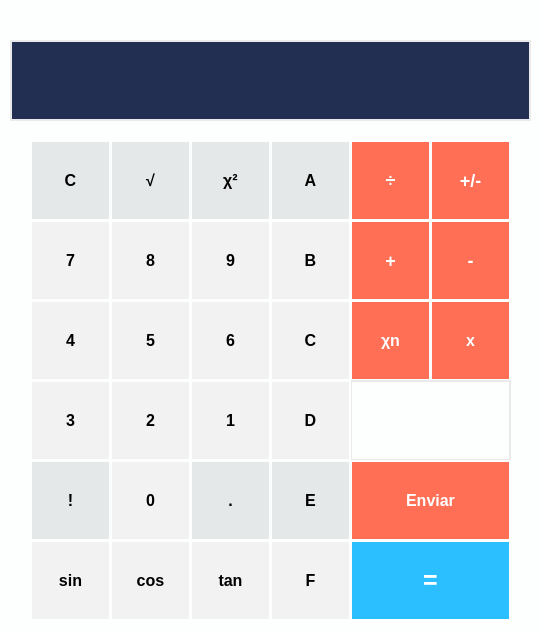
<?xml version="1.0" encoding="UTF-8"?>
<ui version="4.0">
 <class>MainWindow</class>
 <widget class="QMainWindow" name="MainWindow">
  <property name="geometry">
   <rect>
    <x>0</x>
    <y>0</y>
    <width>540</width>
    <height>632</height>
   </rect>
  </property>
  <property name="windowTitle">
   <string>MainWindow</string>
  </property>
  <property name="styleSheet">
   <string notr="true">QMainWindow{
background:#FDFEFE   ;
}</string>
  </property>
  <widget class="QWidget" name="centralWidget">
   <widget class="QLabel" name="label">
    <property name="geometry">
     <rect>
      <x>10</x>
      <y>40</y>
      <width>521</width>
      <height>81</height>
     </rect>
    </property>
    <property name="font">
     <font>
      <pointsize>-1</pointsize>
      <weight>75</weight>
      <bold>true</bold>
     </font>
    </property>
    <property name="styleSheet">
     <string notr="true">QLabel {
  qproperty-alignment: 'AlignVCenter | AlignRight';
  border: 2px solid #EAEAEA;
background: #232F52;
font-size: 30px;
font-weight:bold;
color: rgba(244,246,252,98);
}




</string>
    </property>
    <property name="text">
     <string/>
    </property>
   </widget>
   <widget class="QPushButton" name="pushButton_potenciax">
    <property name="geometry">
     <rect>
      <x>350</x>
      <y>300</y>
      <width>81</width>
      <height>81</height>
     </rect>
    </property>
    <property name="font">
     <font>
      <pointsize>-1</pointsize>
      <weight>75</weight>
      <bold>true</bold>
     </font>
    </property>
    <property name="styleSheet">
     <string notr="true">QPushButton {

  color: white; 
  border: 2px solid  #FDFEFE ;
background: #FF6F56;
font-weight:bold;
font-size:16px;
}

QPushButton:pressed {
    background-color: qlineargradient(x1: 0, y1: 0, x2: 0, y2: 1,
                                      stop: 1 #F94B39);
}
</string>
    </property>
    <property name="text">
     <string>χn</string>
    </property>
   </widget>
   <widget class="QPushButton" name="pushButton_raiz">
    <property name="geometry">
     <rect>
      <x>110</x>
      <y>140</y>
      <width>81</width>
      <height>81</height>
     </rect>
    </property>
    <property name="font">
     <font>
      <pointsize>-1</pointsize>
      <weight>75</weight>
      <bold>true</bold>
     </font>
    </property>
    <property name="styleSheet">
     <string notr="true">QPushButton {
  background:#E5E8E8  ;
  border: 2px solid #FDFEFE ;
font-weight:bold;
font-size:16px;
}
QPushButton:pressed {
    background-color: qlineargradient(x1: 0, y1: 0, x2: 0, y2: 1,
                                       stop: 1 #D7D7D7);
}</string>
    </property>
    <property name="text">
     <string>√</string>
    </property>
   </widget>
   <widget class="QPushButton" name="pushButton_potencia">
    <property name="geometry">
     <rect>
      <x>190</x>
      <y>140</y>
      <width>81</width>
      <height>81</height>
     </rect>
    </property>
    <property name="font">
     <font>
      <pointsize>-1</pointsize>
      <weight>75</weight>
      <bold>true</bold>
     </font>
    </property>
    <property name="styleSheet">
     <string notr="true">QPushButton {
  background:#E5E8E8  ;
  border: 2px solid #FDFEFE ;
font-weight:bold;
font-size:16px;
}
QPushButton:pressed {
    background-color: qlineargradient(x1: 0, y1: 0, x2: 0, y2: 1,
                                       stop: 1 #D7D7D7);
}</string>
    </property>
    <property name="text">
     <string>χ²</string>
    </property>
   </widget>
   <widget class="QPushButton" name="pushButton_divi">
    <property name="geometry">
     <rect>
      <x>350</x>
      <y>140</y>
      <width>81</width>
      <height>81</height>
     </rect>
    </property>
    <property name="font">
     <font>
      <pointsize>-1</pointsize>
      <weight>75</weight>
      <bold>true</bold>
     </font>
    </property>
    <property name="styleSheet">
     <string notr="true">QPushButton {

  color: white; 
  border: 2px solid  #FDFEFE ;
background: #FF6F56;
font-weight:bold;
font-size:18px;
}

QPushButton:pressed {
    background-color: qlineargradient(x1: 0, y1: 0, x2: 0, y2: 1,
                                      stop: 1 #F94B39);
}
</string>
    </property>
    <property name="text">
     <string>÷</string>
    </property>
   </widget>
   <widget class="QPushButton" name="pushButton_multi">
    <property name="geometry">
     <rect>
      <x>430</x>
      <y>300</y>
      <width>81</width>
      <height>81</height>
     </rect>
    </property>
    <property name="font">
     <font>
      <pointsize>-1</pointsize>
      <weight>75</weight>
      <bold>true</bold>
     </font>
    </property>
    <property name="styleSheet">
     <string notr="true">QPushButton {

  color: white; 
  border: 2px solid  #FDFEFE ;
background: #FF6F56;
font-weight:bold;
font-size:16px;
}

QPushButton:pressed {
    background-color: qlineargradient(x1: 0, y1: 0, x2: 0, y2: 1,
                                      stop: 1 #F94B39);
}
</string>
    </property>
    <property name="text">
     <string>x</string>
    </property>
   </widget>
   <widget class="QPushButton" name="pushButton_1">
    <property name="geometry">
     <rect>
      <x>190</x>
      <y>380</y>
      <width>81</width>
      <height>81</height>
     </rect>
    </property>
    <property name="font">
     <font>
      <pointsize>-1</pointsize>
      <weight>75</weight>
      <bold>true</bold>
     </font>
    </property>
    <property name="styleSheet">
     <string notr="true">QPushButton {
   border: 2px solid #FDFEFE ;
background: #F2F2F2  ;
font-weight:bold;
font-size:16px;
}


QPushButton:pressed {
    background-color: qlineargradient(x1: 0, y1: 0, x2: 0, y2: 1,
                                    stop: 1 #D7D7D7    );
}

</string>
    </property>
    <property name="text">
     <string>1</string>
    </property>
   </widget>
   <widget class="QPushButton" name="pushButton_2">
    <property name="geometry">
     <rect>
      <x>110</x>
      <y>380</y>
      <width>81</width>
      <height>81</height>
     </rect>
    </property>
    <property name="font">
     <font>
      <pointsize>-1</pointsize>
      <weight>75</weight>
      <bold>true</bold>
     </font>
    </property>
    <property name="styleSheet">
     <string notr="true">QPushButton {
   border: 2px solid #FDFEFE ;
background: #F2F2F2  ;
font-weight:bold;
font-size:16px;
}


QPushButton:pressed {
    background-color: qlineargradient(x1: 0, y1: 0, x2: 0, y2: 1,
                                    stop: 1 #D7D7D7    );
}

</string>
    </property>
    <property name="text">
     <string>2</string>
    </property>
   </widget>
   <widget class="QPushButton" name="pushButton_3">
    <property name="geometry">
     <rect>
      <x>30</x>
      <y>380</y>
      <width>81</width>
      <height>81</height>
     </rect>
    </property>
    <property name="font">
     <font>
      <pointsize>-1</pointsize>
      <weight>75</weight>
      <bold>true</bold>
     </font>
    </property>
    <property name="styleSheet">
     <string notr="true">QPushButton {
   border: 2px solid #FDFEFE ;
background: #F2F2F2  ;
font-weight:bold;
font-size:16px;
}


QPushButton:pressed {
    background-color: qlineargradient(x1: 0, y1: 0, x2: 0, y2: 1,
                                    stop: 1 #D7D7D7    );
}

</string>
    </property>
    <property name="text">
     <string>3</string>
    </property>
   </widget>
   <widget class="QPushButton" name="pushButton_resta">
    <property name="geometry">
     <rect>
      <x>430</x>
      <y>220</y>
      <width>81</width>
      <height>81</height>
     </rect>
    </property>
    <property name="font">
     <font>
      <pointsize>-1</pointsize>
      <weight>75</weight>
      <bold>true</bold>
     </font>
    </property>
    <property name="styleSheet">
     <string notr="true">QPushButton {

  color: white; 
  border: 2px solid  #FDFEFE ;
background: #FF6F56;
font-weight:bold;
font-size:18px;
}

QPushButton:pressed {
    background-color: qlineargradient(x1: 0, y1: 0, x2: 0, y2: 1,
                                      stop: 1 #F94B39);
}
</string>
    </property>
    <property name="text">
     <string>-</string>
    </property>
   </widget>
   <widget class="QPushButton" name="pushButton_4">
    <property name="geometry">
     <rect>
      <x>30</x>
      <y>300</y>
      <width>81</width>
      <height>81</height>
     </rect>
    </property>
    <property name="font">
     <font>
      <pointsize>-1</pointsize>
      <weight>75</weight>
      <bold>true</bold>
     </font>
    </property>
    <property name="styleSheet">
     <string notr="true">QPushButton {
   border: 2px solid #FDFEFE ;
background: #F2F2F2  ;
font-weight:bold;
font-size:16px;
}


QPushButton:pressed {
    background-color: qlineargradient(x1: 0, y1: 0, x2: 0, y2: 1,
                                    stop: 1 #D7D7D7    );
}

</string>
    </property>
    <property name="text">
     <string>4</string>
    </property>
   </widget>
   <widget class="QPushButton" name="pushButton_5">
    <property name="geometry">
     <rect>
      <x>110</x>
      <y>300</y>
      <width>81</width>
      <height>81</height>
     </rect>
    </property>
    <property name="font">
     <font>
      <pointsize>-1</pointsize>
      <weight>75</weight>
      <bold>true</bold>
     </font>
    </property>
    <property name="styleSheet">
     <string notr="true">QPushButton {
   border: 2px solid #FDFEFE ;
background: #F2F2F2  ;
font-weight:bold;
font-size:16px;
}


QPushButton:pressed {
    background-color: qlineargradient(x1: 0, y1: 0, x2: 0, y2: 1,
                                    stop: 1 #D7D7D7    );
}

</string>
    </property>
    <property name="text">
     <string>5</string>
    </property>
   </widget>
   <widget class="QPushButton" name="pushButton_6">
    <property name="geometry">
     <rect>
      <x>190</x>
      <y>300</y>
      <width>81</width>
      <height>81</height>
     </rect>
    </property>
    <property name="font">
     <font>
      <pointsize>-1</pointsize>
      <weight>75</weight>
      <bold>true</bold>
     </font>
    </property>
    <property name="styleSheet">
     <string notr="true">QPushButton {
   border: 2px solid #FDFEFE ;
background: #F2F2F2  ;
font-weight:bold;
font-size:16px;
}


QPushButton:pressed {
    background-color: qlineargradient(x1: 0, y1: 0, x2: 0, y2: 1,
                                    stop: 1 #D7D7D7    );
}

</string>
    </property>
    <property name="text">
     <string>6</string>
    </property>
   </widget>
   <widget class="QPushButton" name="pushButton_suma">
    <property name="geometry">
     <rect>
      <x>350</x>
      <y>220</y>
      <width>81</width>
      <height>81</height>
     </rect>
    </property>
    <property name="font">
     <font>
      <pointsize>-1</pointsize>
      <weight>75</weight>
      <bold>true</bold>
     </font>
    </property>
    <property name="styleSheet">
     <string notr="true">QPushButton {

  color: white; 
  border: 2px solid  #FDFEFE ;
background: #FF6F56;
font-weight:bold;
font-size:18px;
}

QPushButton:pressed {
    background-color: qlineargradient(x1: 0, y1: 0, x2: 0, y2: 1,
                                      stop: 1 #F94B39);
}
</string>
    </property>
    <property name="text">
     <string>+</string>
    </property>
   </widget>
   <widget class="QPushButton" name="pushButton_7">
    <property name="geometry">
     <rect>
      <x>30</x>
      <y>220</y>
      <width>81</width>
      <height>81</height>
     </rect>
    </property>
    <property name="font">
     <font>
      <pointsize>-1</pointsize>
      <weight>75</weight>
      <bold>true</bold>
     </font>
    </property>
    <property name="styleSheet">
     <string notr="true">QPushButton {
   border: 2px solid #FDFEFE ;
background: #F2F2F2  ;
font-weight:bold;
font-size:16px;
}


QPushButton:pressed {
    background-color: qlineargradient(x1: 0, y1: 0, x2: 0, y2: 1,
                                    stop: 1 #D7D7D7    );
}

</string>
    </property>
    <property name="text">
     <string>7</string>
    </property>
   </widget>
   <widget class="QPushButton" name="pushButton_8">
    <property name="geometry">
     <rect>
      <x>110</x>
      <y>220</y>
      <width>81</width>
      <height>81</height>
     </rect>
    </property>
    <property name="font">
     <font>
      <pointsize>-1</pointsize>
      <weight>75</weight>
      <bold>true</bold>
     </font>
    </property>
    <property name="styleSheet">
     <string notr="true">QPushButton {
   border: 2px solid #FDFEFE ;
background: #F2F2F2  ;
font-weight:bold;
font-size:16px;
}


QPushButton:pressed {
    background-color: qlineargradient(x1: 0, y1: 0, x2: 0, y2: 1,
                                    stop: 1 #D7D7D7    );
}

</string>
    </property>
    <property name="text">
     <string>8</string>
    </property>
   </widget>
   <widget class="QPushButton" name="pushButton_9">
    <property name="geometry">
     <rect>
      <x>190</x>
      <y>220</y>
      <width>81</width>
      <height>81</height>
     </rect>
    </property>
    <property name="font">
     <font>
      <pointsize>-1</pointsize>
      <weight>75</weight>
      <bold>true</bold>
     </font>
    </property>
    <property name="styleSheet">
     <string notr="true">QPushButton {
   border: 2px solid #FDFEFE ;
background: #F2F2F2  ;
font-weight:bold;
font-size:16px;
}


QPushButton:pressed {
    background-color: qlineargradient(x1: 0, y1: 0, x2: 0, y2: 1,
                                    stop: 1 #D7D7D7    );
}

</string>
    </property>
    <property name="text">
     <string>9</string>
    </property>
   </widget>
   <widget class="QPushButton" name="pushButton_igual">
    <property name="geometry">
     <rect>
      <x>350</x>
      <y>540</y>
      <width>161</width>
      <height>81</height>
     </rect>
    </property>
    <property name="font">
     <font>
      <pointsize>-1</pointsize>
      <weight>75</weight>
      <bold>true</bold>
     </font>
    </property>
    <property name="styleSheet">
     <string notr="true">QPushButton {

  color: white; 
  border: 2px solid  #FDFEFE ;
background: #2CBFFF;
font-size:25px;
font-weight:bold;
;
}

QPushButton:pressed {
    background-color: qlineargradient(x1: 0, y1: 0, x2: 0, y2: 1,
                                      stop: 1 #1AA6DF   );
}
</string>
    </property>
    <property name="text">
     <string>=</string>
    </property>
   </widget>
   <widget class="QPushButton" name="pushButton_facto">
    <property name="geometry">
     <rect>
      <x>30</x>
      <y>460</y>
      <width>81</width>
      <height>81</height>
     </rect>
    </property>
    <property name="font">
     <font>
      <pointsize>-1</pointsize>
      <weight>75</weight>
      <bold>true</bold>
     </font>
    </property>
    <property name="styleSheet">
     <string notr="true">QPushButton {
  background:#E5E8E8  ;
  border: 2px solid #FDFEFE ;
font-weight:bold;
font-size:16px;
}
QPushButton:pressed {
    background-color: qlineargradient(x1: 0, y1: 0, x2: 0, y2: 1,
                                       stop: 1 #D7D7D7);
}</string>
    </property>
    <property name="text">
     <string>!</string>
    </property>
   </widget>
   <widget class="QPushButton" name="pushButton_0">
    <property name="geometry">
     <rect>
      <x>110</x>
      <y>460</y>
      <width>81</width>
      <height>81</height>
     </rect>
    </property>
    <property name="font">
     <font>
      <pointsize>-1</pointsize>
      <weight>75</weight>
      <bold>true</bold>
     </font>
    </property>
    <property name="styleSheet">
     <string notr="true">QPushButton {
   border: 2px solid #FDFEFE ;
background: #F2F2F2  ;
font-weight:bold;
font-size:16px;
}


QPushButton:pressed {
    background-color: qlineargradient(x1: 0, y1: 0, x2: 0, y2: 1,
                                    stop: 1 #D7D7D7    );
}

</string>
    </property>
    <property name="text">
     <string>0</string>
    </property>
   </widget>
   <widget class="QPushButton" name="pushButton_decimal">
    <property name="geometry">
     <rect>
      <x>190</x>
      <y>460</y>
      <width>81</width>
      <height>81</height>
     </rect>
    </property>
    <property name="font">
     <font>
      <pointsize>-1</pointsize>
      <weight>75</weight>
      <bold>true</bold>
     </font>
    </property>
    <property name="styleSheet">
     <string notr="true">QPushButton {
  background:#E5E8E8  ;
  border: 2px solid #FDFEFE ;
font-weight:bold;
font-size:16px;
}
QPushButton:pressed {
    background-color: qlineargradient(x1: 0, y1: 0, x2: 0, y2: 1,
                                       stop: 1 #D7D7D7);
}</string>
    </property>
    <property name="text">
     <string>.</string>
    </property>
   </widget>
   <widget class="QPushButton" name="pushButton_sen">
    <property name="geometry">
     <rect>
      <x>30</x>
      <y>540</y>
      <width>81</width>
      <height>81</height>
     </rect>
    </property>
    <property name="font">
     <font>
      <pointsize>-1</pointsize>
      <weight>75</weight>
      <bold>true</bold>
     </font>
    </property>
    <property name="styleSheet">
     <string notr="true">QPushButton {
   border: 2px solid #FDFEFE ;
background: #F2F2F2  ;
font-weight:bold;
font-size:16px;
}


QPushButton:pressed {
    background-color: qlineargradient(x1: 0, y1: 0, x2: 0, y2: 1,
                                    stop: 1 #D7D7D7    );
}

</string>
    </property>
    <property name="text">
     <string>sin</string>
    </property>
   </widget>
   <widget class="QPushButton" name="pushButton_cos">
    <property name="geometry">
     <rect>
      <x>110</x>
      <y>540</y>
      <width>81</width>
      <height>81</height>
     </rect>
    </property>
    <property name="font">
     <font>
      <pointsize>-1</pointsize>
      <weight>75</weight>
      <bold>true</bold>
     </font>
    </property>
    <property name="styleSheet">
     <string notr="true">QPushButton {
   border: 2px solid #FDFEFE ;
background: #F2F2F2  ;
font-weight:bold;
font-size:16px;
}


QPushButton:pressed {
    background-color: qlineargradient(x1: 0, y1: 0, x2: 0, y2: 1,
                                    stop: 1 #D7D7D7    );
}

</string>
    </property>
    <property name="text">
     <string>cos</string>
    </property>
   </widget>
   <widget class="QPushButton" name="pushButton_tan">
    <property name="geometry">
     <rect>
      <x>190</x>
      <y>540</y>
      <width>81</width>
      <height>81</height>
     </rect>
    </property>
    <property name="font">
     <font>
      <pointsize>-1</pointsize>
      <weight>75</weight>
      <bold>true</bold>
     </font>
    </property>
    <property name="styleSheet">
     <string notr="true">QPushButton {
   border: 2px solid #FDFEFE ;
background: #F2F2F2  ;
font-weight:bold;
font-size:16px;
}


QPushButton:pressed {
    background-color: qlineargradient(x1: 0, y1: 0, x2: 0, y2: 1,
                                    stop: 1 #D7D7D7    );
}

</string>
    </property>
    <property name="text">
     <string>tan</string>
    </property>
   </widget>
   <widget class="QPushButton" name="pushButton_borrar">
    <property name="geometry">
     <rect>
      <x>30</x>
      <y>140</y>
      <width>81</width>
      <height>81</height>
     </rect>
    </property>
    <property name="font">
     <font>
      <pointsize>-1</pointsize>
      <weight>75</weight>
      <bold>true</bold>
     </font>
    </property>
    <property name="styleSheet">
     <string notr="true">QPushButton {
  background:#E5E8E8  ;
  border: 2px solid #FDFEFE ;
font-weight:bold;
font-size:16px;
}
QPushButton:pressed {
    background-color: qlineargradient(x1: 0, y1: 0, x2: 0, y2: 1,
                                       stop: 1 #D7D7D7);
}</string>
    </property>
    <property name="text">
     <string>C</string>
    </property>
   </widget>
   <widget class="QPushButton" name="pushButton_masmenos">
    <property name="geometry">
     <rect>
      <x>430</x>
      <y>140</y>
      <width>81</width>
      <height>81</height>
     </rect>
    </property>
    <property name="font">
     <font>
      <pointsize>-1</pointsize>
      <weight>75</weight>
      <bold>true</bold>
     </font>
    </property>
    <property name="styleSheet">
     <string notr="true">QPushButton {

  color: white; 
  border: 2px solid  #FDFEFE ;
background: #FF6F56;
font-weight:bold;
font-size:18px;
}

QPushButton:pressed {
    background-color: qlineargradient(x1: 0, y1: 0, x2: 0, y2: 1,
                                      stop: 1 #F94B39);
}
</string>
    </property>
    <property name="text">
     <string>+/-</string>
    </property>
   </widget>
   <widget class="QLineEdit" name="lineEdit">
    <property name="geometry">
     <rect>
      <x>350</x>
      <y>380</y>
      <width>161</width>
      <height>81</height>
     </rect>
    </property>
    <property name="styleSheet">
     <string notr="true">QLineEdit {
  qproperty-alignment: 'AlignVCenter | AlignRight';
  border: 2px solid #EAEAEA;
background:  #FDFEFE;
font-size: 16px;
font-weight:bold;
color: rgba(35,47,82,98);
}

</string>
    </property>
    <property name="text">
     <string/>
    </property>
   </widget>
   <widget class="QPushButton" name="pushButton_enviar">
    <property name="geometry">
     <rect>
      <x>350</x>
      <y>460</y>
      <width>161</width>
      <height>81</height>
     </rect>
    </property>
    <property name="font">
     <font>
      <pointsize>-1</pointsize>
      <weight>75</weight>
      <bold>true</bold>
     </font>
    </property>
    <property name="styleSheet">
     <string notr="true">QPushButton {

  color: white; 
  border: 2px solid  #FDFEFE ;
background: #FF6F56;
font-weight:bold;
font-size:16px;
}

QPushButton:pressed {
    background-color: qlineargradient(x1: 0, y1: 0, x2: 0, y2: 1,
                                      stop: 1 #F94B39);
}
</string>
    </property>
    <property name="text">
     <string>Enviar</string>
    </property>
   </widget>
   <widget class="QPushButton" name="pushButton_d">
    <property name="geometry">
     <rect>
      <x>270</x>
      <y>380</y>
      <width>81</width>
      <height>81</height>
     </rect>
    </property>
    <property name="font">
     <font>
      <pointsize>-1</pointsize>
      <weight>75</weight>
      <bold>true</bold>
     </font>
    </property>
    <property name="styleSheet">
     <string notr="true">QPushButton {
   border: 2px solid #FDFEFE ;
background: #F2F2F2  ;
font-weight:bold;
font-size:16px;
}


QPushButton:pressed {
    background-color: qlineargradient(x1: 0, y1: 0, x2: 0, y2: 1,
                                    stop: 1 #D7D7D7    );
}

</string>
    </property>
    <property name="text">
     <string>D</string>
    </property>
   </widget>
   <widget class="QPushButton" name="pushButton_a">
    <property name="geometry">
     <rect>
      <x>270</x>
      <y>140</y>
      <width>81</width>
      <height>81</height>
     </rect>
    </property>
    <property name="font">
     <font>
      <pointsize>-1</pointsize>
      <weight>75</weight>
      <bold>true</bold>
     </font>
    </property>
    <property name="styleSheet">
     <string notr="true">QPushButton {
  background:#E5E8E8  ;
  border: 2px solid #FDFEFE ;
font-weight:bold;
font-size:16px;
}
QPushButton:pressed {
    background-color: qlineargradient(x1: 0, y1: 0, x2: 0, y2: 1,
                                       stop: 1 #D7D7D7);
}</string>
    </property>
    <property name="text">
     <string>A</string>
    </property>
   </widget>
   <widget class="QPushButton" name="pushButton_e">
    <property name="geometry">
     <rect>
      <x>270</x>
      <y>460</y>
      <width>81</width>
      <height>81</height>
     </rect>
    </property>
    <property name="font">
     <font>
      <pointsize>-1</pointsize>
      <weight>75</weight>
      <bold>true</bold>
     </font>
    </property>
    <property name="styleSheet">
     <string notr="true">QPushButton {
  background:#E5E8E8  ;
  border: 2px solid #FDFEFE ;
font-weight:bold;
font-size:16px;
}
QPushButton:pressed {
    background-color: qlineargradient(x1: 0, y1: 0, x2: 0, y2: 1,
                                       stop: 1 #D7D7D7);
}</string>
    </property>
    <property name="text">
     <string>E</string>
    </property>
   </widget>
   <widget class="QPushButton" name="pushButton_f">
    <property name="geometry">
     <rect>
      <x>270</x>
      <y>540</y>
      <width>81</width>
      <height>81</height>
     </rect>
    </property>
    <property name="font">
     <font>
      <pointsize>-1</pointsize>
      <weight>75</weight>
      <bold>true</bold>
     </font>
    </property>
    <property name="styleSheet">
     <string notr="true">QPushButton {
   border: 2px solid #FDFEFE ;
background: #F2F2F2  ;
font-weight:bold;
font-size:16px;
}


QPushButton:pressed {
    background-color: qlineargradient(x1: 0, y1: 0, x2: 0, y2: 1,
                                    stop: 1 #D7D7D7    );
}

</string>
    </property>
    <property name="text">
     <string>F</string>
    </property>
   </widget>
   <widget class="QPushButton" name="pushButton_c">
    <property name="geometry">
     <rect>
      <x>270</x>
      <y>300</y>
      <width>81</width>
      <height>81</height>
     </rect>
    </property>
    <property name="font">
     <font>
      <pointsize>-1</pointsize>
      <weight>75</weight>
      <bold>true</bold>
     </font>
    </property>
    <property name="styleSheet">
     <string notr="true">QPushButton {
   border: 2px solid #FDFEFE ;
background: #F2F2F2  ;
font-weight:bold;
font-size:16px;
}


QPushButton:pressed {
    background-color: qlineargradient(x1: 0, y1: 0, x2: 0, y2: 1,
                                    stop: 1 #D7D7D7    );
}

</string>
    </property>
    <property name="text">
     <string>C</string>
    </property>
   </widget>
   <widget class="QPushButton" name="pushButton_b">
    <property name="geometry">
     <rect>
      <x>270</x>
      <y>220</y>
      <width>81</width>
      <height>81</height>
     </rect>
    </property>
    <property name="font">
     <font>
      <pointsize>-1</pointsize>
      <weight>75</weight>
      <bold>true</bold>
     </font>
    </property>
    <property name="styleSheet">
     <string notr="true">QPushButton {
   border: 2px solid #FDFEFE ;
background: #F2F2F2  ;
font-weight:bold;
font-size:16px;
}


QPushButton:pressed {
    background-color: qlineargradient(x1: 0, y1: 0, x2: 0, y2: 1,
                                    stop: 1 #D7D7D7    );
}

</string>
    </property>
    <property name="text">
     <string>B</string>
    </property>
   </widget>
  </widget>
 </widget>
 <layoutdefault spacing="6" margin="11"/>
 <resources/>
 <connections/>
</ui>
